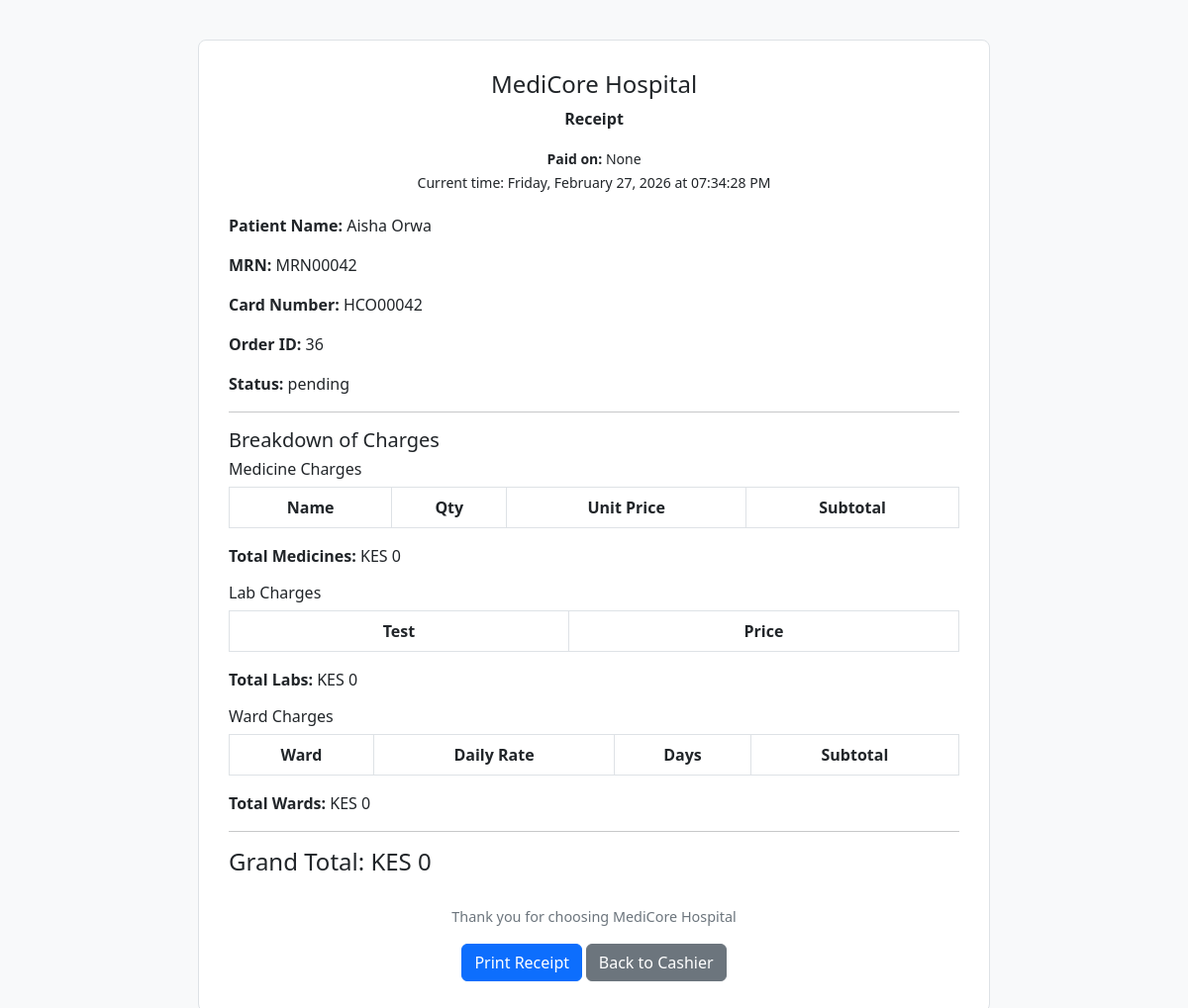
Page /cashier/receipt/36 on the committed database.
### tables this page shows
CREATE TABLE patients (
    id INTEGER PRIMARY KEY AUTOINCREMENT,
    name TEXT NOT NULL,
    age INTEGER NOT NULL,
    gender TEXT NOT NULL,
    contact TEXT NOT NULL,
    address TEXT NOT NULL,
    symptoms TEXT,
    diagnosis TEXT,
    lab_results TEXT,
    prescribed_medicine TEXT,
    bill_amount REAL
, is_active INTEGER DEFAULT 1, admission_status TEXT DEFAULT 'outpatient', labor_status TEXT DEFAULT 'none', first_name TEXT, last_name TEXT, created_at TEXT, status TEXT DEFAULT 'draft', updated_at TEXT, card_number TEXT, medical_record_number TEXT, prescriptions TEXT, tests_ordered TEXT, billing_amount REAL);

CREATE TABLE cashier_orders (
    id INTEGER PRIMARY KEY AUTOINCREMENT,
    patient_id INTEGER NOT NULL,
    amount REAL NOT NULL,
    created_at TIMESTAMP DEFAULT CURRENT_TIMESTAMP,
    status TEXT DEFAULT 'pending', paid_at TEXT, date_paid TEXT,
    FOREIGN KEY(patient_id) REFERENCES patients(id)
);

### app.py (the view)
@app.route("/cashier/receipt/<int:order_id>")
def receipt(order_id):
    db = get_db()
    order_row = db.execute("""
        SELECT co.id, co.patient_id, co.amount, co.status, co.date_paid,
               p.name AS patient_name,
               p.medical_record_number,
               p.card_number
        FROM cashier_orders co
        JOIN patients p ON co.patient_id = p.id
        WHERE co.id=?
    """, (order_id,)).fetchone()
    if not order_row:
        flash("Receipt not found.", "danger")
        return redirect(url_for("cashier"))
    order = dict(order_row)
    totals = calculate_total_bill(order["patient_id"], db)
    return render_template(
        "receipt.html",
        order=order,   # <-- pass the order object here
        medicines=totals["medicines"],
        labs=totals["labs"],
        wards=totals["wards"],
        med_total=totals["med_total"],
        lab_total=totals["lab_total"],
        ward_total=totals["ward_total"],
        total_amount=totals["total_amount"]
    )

### app.py (called while the page is built)
def get_db():
    conn = sqlite3.connect('hospital.db')
    conn.row_factory = sqlite3.Row
    return conn

### templates/receipt.html (shortened to what this page needs)
<!DOCTYPE html>
<html lang="en">
<head>
  <link href="https://cdn.jsdelivr.net/npm/bootstrap@5.3.0/dist/css/bootstrap.min.css" rel="stylesheet">
</head>
<body>
  <div class="receipt-container">
    <div class="receipt-header">
      <h4>MediCore Hospital</h4>
      <p><strong>Receipt</strong></p>
      <small><strong>Paid on:</strong> {{ order.date_paid }}</small><br>
      <small id="current-time"></small>
    </div>
    <p><strong>Patient Name:</strong> {{ order.patient_name }}</p>
    <p><strong>MRN:</strong> {{ order.medical_record_number }}</p>
    <p><strong>Card Number:</strong> {{ order.card_number }}</p>
    <p><strong>Order ID:</strong> {{ order.id }}</p>
    <p><strong>Status:</strong> {{ order.status }}</p>
    <hr>
    <h5>Breakdown of Charges</h5>
    <h6>Medicine Charges</h6>
    <table class="table table-bordered">
      <thead>
        <tr><th>Name</th><th>Qty</th><th>Unit Price</th><th>Subtotal</th></tr>
      </thead>
    </table>
    <p><strong>Total Medicines:</strong> KES {{ med_total }}</p>
    <h6>Lab Charges</h6>
    <table class="table table-bordered">
      <thead>
        <tr><th>Test</th><th>Price</th></tr>
      </thead>
    </table>
    <p><strong>Total Labs:</strong> KES {{ lab_total }}</p>
    <h6>Ward Charges</h6>
    <table class="table table-bordered">
      <thead>
        <tr><th>Ward</th><th>Daily Rate</th><th>Days</th><th>Subtotal</th></tr>
      </thead>
    </table>
    <p><strong>Total Wards:</strong> KES {{ ward_total }}</p>
    <hr>
    <h4>Grand Total: KES {{ total_amount }}</h4>
    <div class="receipt-footer">
      <p>Thank you for choosing MediCore Hospital</p>
      <button class="btn btn-primary" onclick="window.print()">Print Receipt</button>
      <a href="{{ url_for('cashier') }}" class="btn btn-secondary">Back to Cashier</a>
    </div>
  </div>
</body>
</html>

### templates/receipt.html (style rules this page uses)
body { background-color: #f8f9fa; }
.receipt-container { max-width: 800px; margin: 40px auto; background: white; padding: 30px; border: 1px solid #dee2e6; border-radius: 8px; }
.receipt-header { text-align: center; margin-bottom: 20px; }
.receipt-footer { text-align: center; margin-top: 30px; font-size: 0.9em; color: #6c757d; }
table th, table td { text-align: center; }

### rows in the picture
patients: date_paid "None", patient_name "Aisha Orwa", medical_record_number "MRN00042", card_number "HCO00042"
cashier_orders: id "36", status "pending"

### other values in the picture
{{ med_total }} "0"
{{ lab_total }} "0"
{{ ward_total }} "0"
{{ total_amount }} "0"
